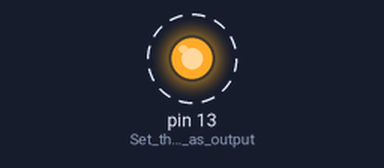
Bench run of a sketch on a simulated Arduino Uno, built with avr-gcc and run on an emulated ATmega328P. On the bench: output pins drawn as LEDs (lit = HIGH). Dashed ring = blinking.

Above: at 0.02 s.
Timing chart, 0 to 3.0 s (numbered marks = the images above):
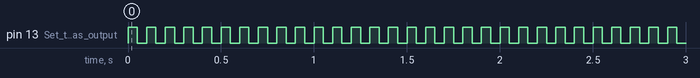

Measured:
- by itself, pin 13 (Set_the_pin_as_output): alternates HIGH for 0.05 s and LOW for 0.05 s

The sketch:

main.ino
```cpp
/*
 *  LED_BUILTIN is a system constant for every Arduino board
 */


void setup() {
  Serial.begin(9600);
  pinMode(LED_BUILTIN, OUTPUT); // Set the pin as output
}

void loop() {
  digitalWrite(LED_BUILTIN, HIGH);
  delay(50);
  digitalWrite(LED_BUILTIN, LOW);
  delay(50);
}
```
